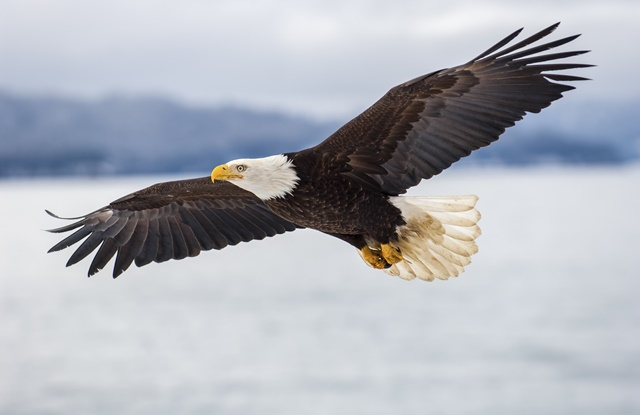
#> input picture input/aguia.jpg, 640 x 415 px
$ python filtro_media.py
#> lines starting #> are read from the running program, lines starting #| are printed output that depends on the picture
#> in main, img is the input picture: PIL image 640x415 RGB; mean R, G, B 175.2, 178.7, 186.3
from PIL import Image


def filtro_media(img):
    largura, altura = img.size
#> largura = 640; altura = 415

    nova_img = Image.new("RGB", (largura, altura))
#> nova_img: PIL image 640x415 RGB; every value is 0
    pixels = img.load()
    novos_pixels = nova_img.load()

    for x in range(largura):
        novos_pixels[x, 0] = (0, 0, 0)
        novos_pixels[x, altura - 1] = (0, 0, 0)

    for x in range(altura):
        novos_pixels[0, x] = (0, 0, 0)
        novos_pixels[largura - 1, x] = (0, 0, 0)

    for x in range(1, largura - 1):
        for y in range(1, altura - 1):
            pixel11 = pixels[x - 1, y - 1][0]
            pixel12 = pixels[x, y - 1][0]
            pixel13 = pixels[x + 1, y - 1][0]
            pixel21 = pixels[x - 1, y][0]
            pixel22 = pixels[x, y][0]
            pixel23 = pixels[x + 1, y][0]
            pixel31 = pixels[x - 1, y + 1][0]
            pixel32 = pixels[x, y + 1][0]
            pixel33 = pixels[x + 1, y + 1][0]
            novo_r = int((pixel11 + pixel12 + pixel13 + pixel21 + pixel22 + pixel23 + pixel31 + pixel32 + pixel33) / 9)

            pixel11 = pixels[x - 1, y - 1][1]
            pixel12 = pixels[x, y - 1][1]
            pixel13 = pixels[x + 1, y - 1][1]
            pixel21 = pixels[x - 1, y][1]
            pixel22 = pixels[x, y][1]
            pixel23 = pixels[x + 1, y][1]
            pixel31 = pixels[x - 1, y + 1][1]
            pixel32 = pixels[x, y + 1][1]
            pixel33 = pixels[x + 1, y + 1][1]
            novo_g = int((pixel11 + pixel12 + pixel13 + pixel21 + pixel22 + pixel23 + pixel31 + pixel32 + pixel33) / 9)

            pixel11 = pixels[x - 1, y - 1][2]
            pixel12 = pixels[x, y - 1][2]
            pixel13 = pixels[x + 1, y - 1][2]
            pixel21 = pixels[x - 1, y][2]
            pixel22 = pixels[x, y][2]
            pixel23 = pixels[x + 1, y][2]
            pixel31 = pixels[x - 1, y + 1][2]
            pixel32 = pixels[x, y + 1][2]
            pixel33 = pixels[x + 1, y + 1][2]
            novo_b = int((pixel11 + pixel12 + pixel13 + pixel21 + pixel22 + pixel23 + pixel31 + pixel32 + pixel33) / 9)

            novos_pixels[x, y] = (novo_r, novo_g, novo_b)

    return nova_img

def main():
    imagens = {'radiação': 'radiacao.jpg', 'gato': 'gato.jpg', 'aguia': 'aguia.jpg', 'superman':'superman.png',
               'raiox': 'raiox.jpeg', 'moedas': 'moedas.jpg', 'objetos': 'objetos.jpg'}

    imagem_manipulada = imagens['aguia']

    img = Image.open(f"input/{imagem_manipulada}")

    nova_img = filtro_media(img)
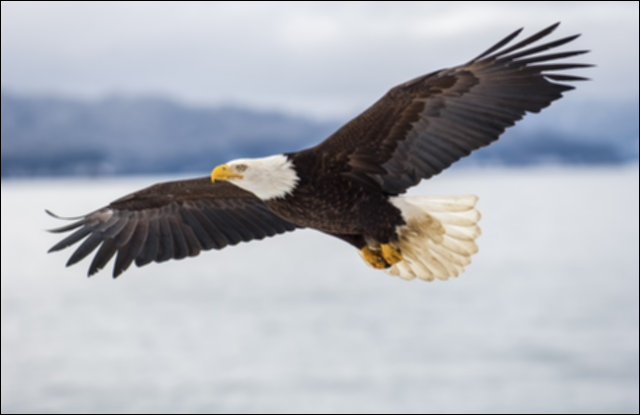
#> nova_img: PIL image 640x415 RGB; mean R, G, B 173.2, 176.6, 184.2

    # Salva a nova imagem
    try:
        nova_img.save(f'output/{imagem_manipulada}')
        print('Imagem salva')
    except:
        print('Erro ao salvar a imagem')


if __name__ == '__main__':
    main()
